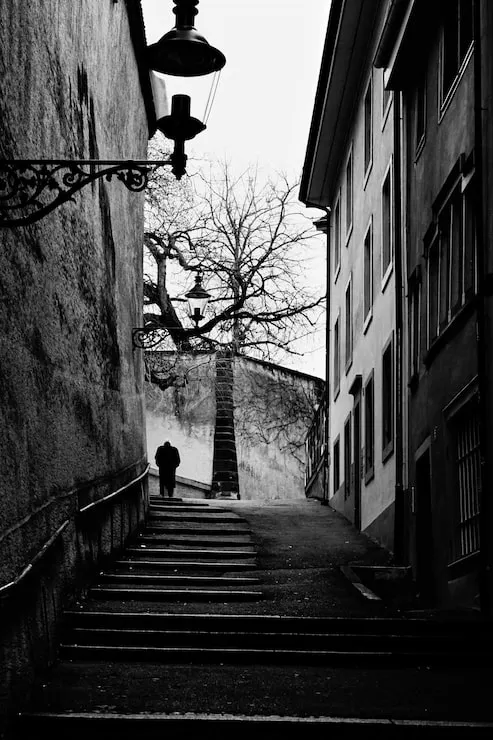
#> input picture MIT/Ass5/grayscale_staircase.png, 493 x 740 px
$ jupyter execute mit_lab5_main.ipynb
#> lines starting #> are read from the running program, lines starting #| are printed output that depends on the picture
## MIT, Lab 5
### Soumik Bhattacharyya, MDE2026005

[cell 1]
# imports

import numpy as np

[cell 2]
### Basic matrix operations

def matrix_transpose(matrix):
    matrix_transpose = np.zeros((matrix.shape[1], matrix.shape[0]))

    for i in range(matrix_transpose.shape[0]):
        for j in range(matrix_transpose.shape[1]):
            matrix_transpose[i, j] = matrix[j, i]

    return matrix_transpose


def matrix_product(matrix_1, matrix_2):
    if matrix_1.shape[1] != matrix_2.shape[0]:
        print("Shape mismatch.")
        return 0

    matrix_12 = np.zeros((matrix_1.shape[0], matrix_2.shape[1]))

    for i in range(matrix_12.shape[0]):
        for j in range(matrix_12.shape[1]):
            for k in range(matrix_1.shape[1]):
                matrix_12[i, j] += (matrix_1[i, k] * matrix_2[k, j])

    return matrix_12


def vector_dot_product(vector_1, vector_2):
    return matrix_product(matrix_transpose(vector_1), vector_2)[0, 0]


def vector_norm(vector_1):
    return vector_dot_product(vector_1, vector_1) ** 0.5


## Ax = b

def matrix_rank(matrix):
    A = matrix.astype(float).copy()

    rows = A.shape[0]
    cols = A.shape[1]

    rank = 0
    row = 0

    for col in range(cols):
        pivot_row = row

        for i in range(row + 1, rows):
            if abs(A[i, col]) > abs(A[pivot_row, col]):
                pivot_row = i

        if abs(A[pivot_row, col]) < 1e-10:
            continue

        if pivot_row != row:
            temp = A[row].copy()
            A[row] = A[pivot_row]
            A[pivot_row] = temp

        for i in range(row + 1, rows):
            if abs(A[i, col]) > 1e-10:
                factor = A[i, col] / A[row, col]
                for j in range(col, cols):
                    A[i, j] = A[i, j] - factor * A[row, j]

        rank += 1
        row += 1

        if row == rows:
            break

    return rank


def gauss_jordan(matrix_A, vector_b):
    n = matrix_A.shape[0]

    aug_matrix = np.concatenate([matrix_A, vector_b], axis=1).astype(float)

    for col in range(n):
        pivot = col

        for row in range(col + 1, n):
            if abs(aug_matrix[row, col]) > abs(aug_matrix[pivot, col]):
                pivot = row

        if abs(aug_matrix[pivot, col]) < 1e-10:
            return None

        aug_matrix[[col, pivot]] = aug_matrix[[pivot, col]]

        aug_matrix[col] = aug_matrix[col] / aug_matrix[col, col]

        for row in range(n):
            if row != col:
                factor = aug_matrix[row, col]
                aug_matrix[row] = aug_matrix[row] - factor * aug_matrix[col]

    return aug_matrix[:, n].reshape(n, 1)


def solve_linear_system(matrix_A, vector_b):
    if matrix_A.shape[0] != matrix_A.shape[1]:
        print("Please enter a square matrix for the coefficient matrix.")
        return None

    if matrix_A.shape[0] != vector_b.shape[0]:
        print("Mismatch between number of entries in LHS and RHS.")
        return None

    aug_matrix_Ab = np.concatenate([matrix_A, vector_b], axis=1)

    n = matrix_A.shape[0]

    rank_A = matrix_rank(matrix_A)
    rank_Ab = matrix_rank(aug_matrix_Ab)

    if rank_A == rank_Ab == n:
        solution = gauss_jordan(matrix_A, vector_b)
        return solution

    elif rank_A == rank_Ab < n:
        print("Infinitely many solutions exist for given A and b.")
        return None

    elif rank_A < rank_Ab:
        print("No solution exists for given A and b.")
        return None

    else:
        print("Input is not valid.")
        return None


# Orthogonal projection

def orthogonal_projection(A, b):

    # A^T
    AT = matrix_transpose(A)

    # A^T A
    ATA = matrix_product(AT, A)

    # A^T b
    ATb = matrix_product(AT, b)

    # Solve:
    # (A^T A)x = A^T b
    coefficients = solve_linear_system(ATA, ATb)

    # Projection = A c
    projection = matrix_product(A, coefficients)

    return projection


def gram_schmidt(vectors):

    orthonormal = []

    for v in vectors:

        # Make a copy; v is an n x 1 column vector
        u = v.copy()

        # Remove components in directions of previous
        # orthonormal vectors
        for q in orthonormal:

            coefficient = vector_dot_product(v, q)

            projection = coefficient * q

            u = u - projection

        # Normalize
        norm = vector_norm(u)

        if norm > 1e-12:
            q = (1 / norm) * u
            orthonormal.append(q)

    return orthonormal

def perp_component(A, b):

    projection = orthogonal_projection(A, b)

    difference = b - projection

    return difference


# SVD

# [61 lines left out: function svd_from_matrix, not called in this run]

[cell 3]
A = np.array([[4], [2], [0]])
B = np.array([[1], [2], [2]])

proj_B_A = orthogonal_projection(B, A)

print("proj(b) a=")
print(proj_B_A)
print("\n")

print("The perpendicular component:")
perp_comp = perp_component(B, A)
print(perp_comp)

[cell 4]
v1 = np.array([[1], [0], [1]])
v2 = np.array([[0], [1], [1]])

vector_x = np.array([[2], [3], [4]])

ortho_norm = gram_schmidt([v1, v2])

print("The orthonormal vector with Gram-Schmidt is:")
print(ortho_norm)
print("\n")


matrix_Q = np.hstack((ortho_norm[0], ortho_norm[1]))
projection_matrix_P = matrix_product(matrix_Q, matrix_transpose(matrix_Q))

print("Projection matrix P:")
print(projection_matrix_P)
print("\n")


projection_Px = matrix_product(projection_matrix_P, vector_x)

print("Projection (Px):")
print(projection_Px)

[cell 5]
import cv2
import matplotlib.pyplot as plt

# from google.colab.patches import cv2_imshow

# Load image in grayscale
image = cv2.imread("grayscale_staircase.png", cv2.IMREAD_GRAYSCALE)
#> image: shape (740, 493); min 0, max 255, mean 71.4

print(image.shape)
#| (740, 493)

plt.imshow(image, cmap='gray')
plt.show()

[cell 6]
# image_svd = svd_from_matrix(image)

[cell 7]
U, d, Vt = np.linalg.svd(image)
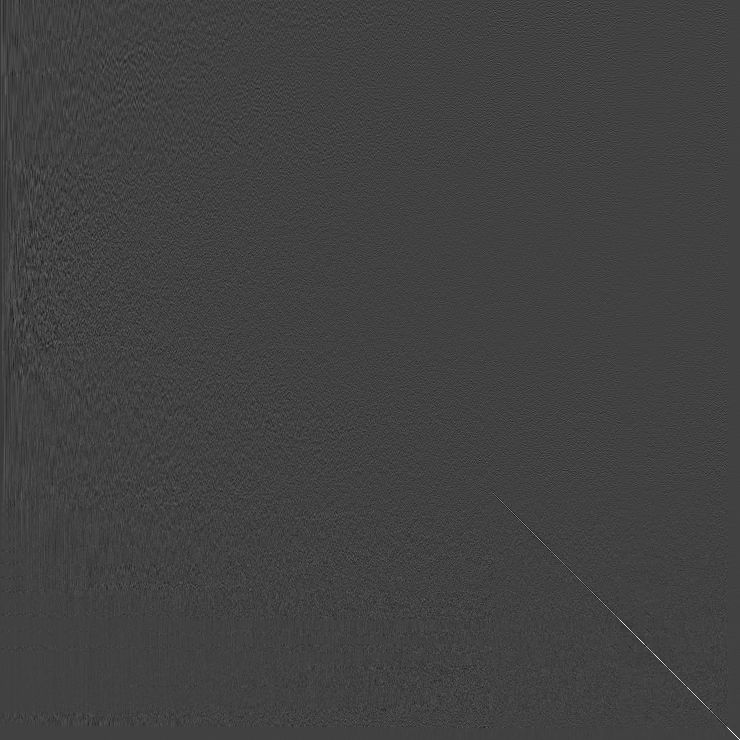
#> U: shape (740, 740) float64; min -0.346, max 0.997, mean -1.9e-05; drawn with min black and max white
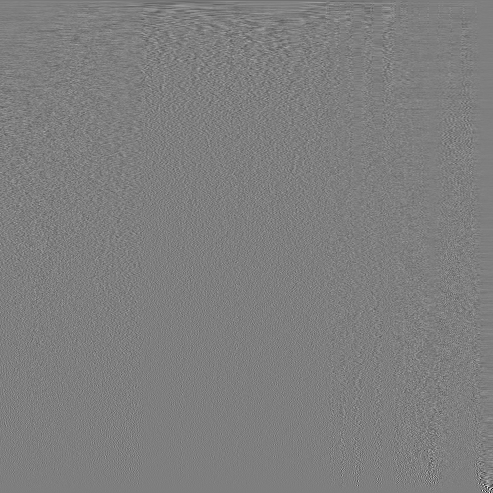
#> Vt: shape (493, 493) float64; min -0.666, max 0.671, mean -0.000131; drawn with min black and max white
#> d = 493 values, max 57250.3 at index 0, min 3.97 at index 492, mean 730.8

print(U.shape)
#| (740, 740)
print(d.shape)
#| (493,)
print(Vt.shape)
#| (493, 493)

[cell 8]
reconstructed_image_k20 = U[:, :20] @ np.diag(d[:20]) @ Vt[:20, :]
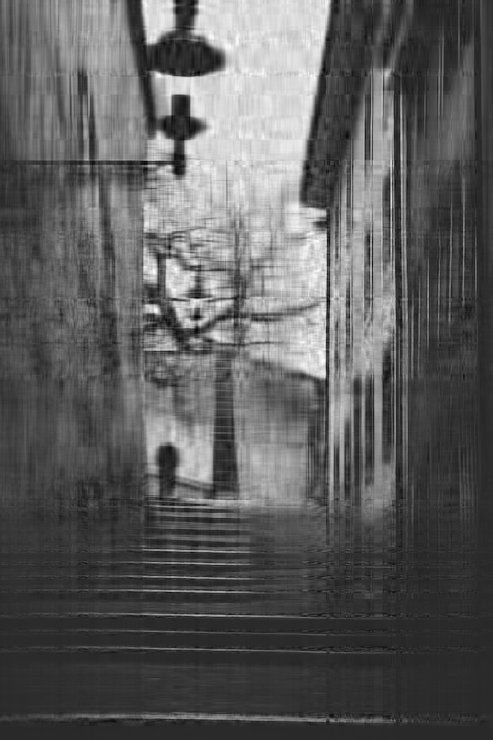
#> reconstructed_image_k20: shape (740, 493) float64; min -57.66, max 295.6, mean 71.2; drawn with min black and max white

reconstructed_image_k20 = np.clip(reconstructed_image_k20, 0, 255).astype(np.uint8)
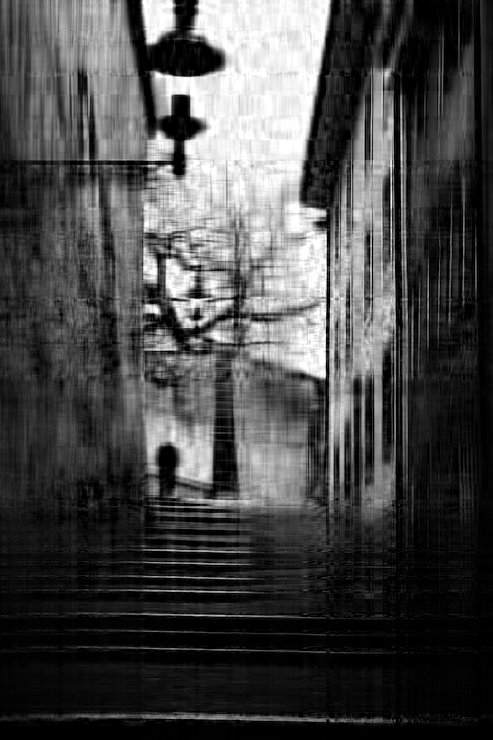
#> reconstructed_image_k20: shape (740, 493); min 0, max 255, mean 70.9

plt.imshow(reconstructed_image_k20, cmap='gray')
plt.show()

[cell 9]
reconstructed_image_k50 = U[:, :50] @ np.diag(d[:50]) @ Vt[:50, :]
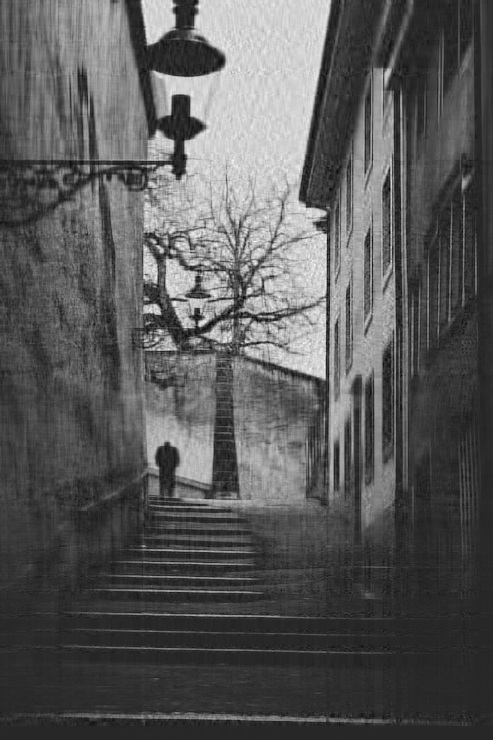
#> reconstructed_image_k50: shape (740, 493) float64; min -55.73, max 307.4, mean 71.3; drawn with min black and max white

reconstructed_image_k50 = np.clip(reconstructed_image_k50, 0, 255).astype(np.uint8)
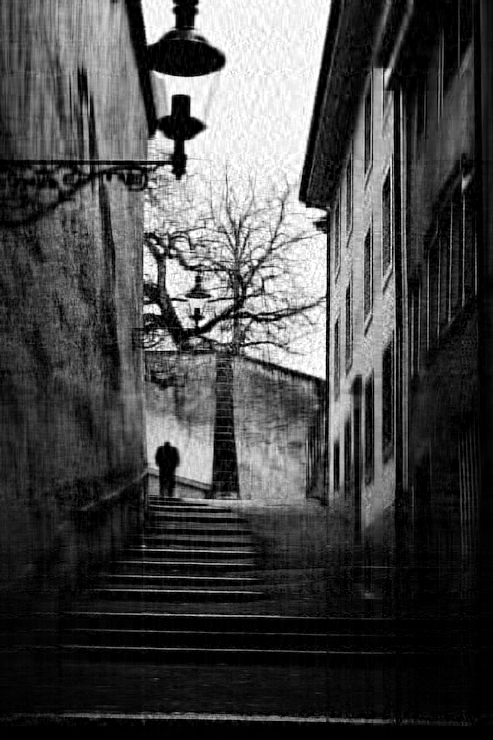
#> reconstructed_image_k50: shape (740, 493); min 0, max 255, mean 71

plt.imshow(reconstructed_image_k50, cmap='gray')
plt.show()

[cell 10]
reconstructed_image_k100 = U[:, :100] @ np.diag(d[:100]) @ Vt[:100, :]
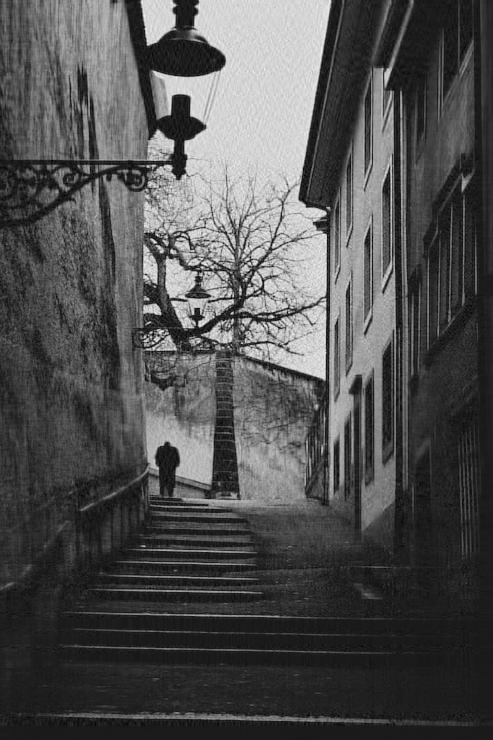
#> reconstructed_image_k100: shape (740, 493) float64; min -34.06, max 298.7, mean 71.3; drawn with min black and max white

reconstructed_image_k100 = np.clip(reconstructed_image_k100, 0, 255).astype(np.uint8)

plt.imshow(reconstructed_image_k100, cmap='gray')
plt.show()
